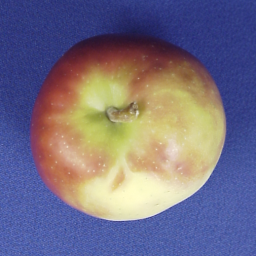
%> input picture LAB1/apple1-000-000.png, 256 x 256 px
$ octave lab1.m   (GNU Octave 9; MATLAB toolbox functions it lacks are replaced by stand-ins)
%> lines starting %> are read from the running program, lines starting %| are printed output that depends on the picture
% taking image as input
i = imread('apple1-000-000.png');
%> i is the input picture: size 256x256x3 uint8; mean R, G, B 115.8, 109.6, 131.1
% displaying the image
% subplot(2,2,1),imshow(i);

% seperating channels
imred = i(:,:,1);
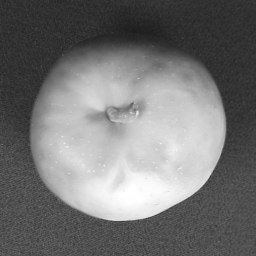
%> imred: size 256x256 uint8; min 26, max 255, mean 115.8
% subplot(2,2,2),imshow(imred);
imgreen = i(:,:,2);
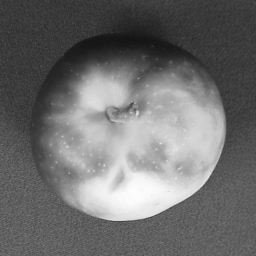
%> imgreen: size 256x256 uint8; min 19, max 254, mean 109.6
% subplot(2,2,3),imshow(imgreen);
imblue = i(:,:,3);
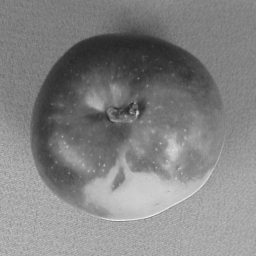
%> imblue: size 256x256 uint8; min 37, max 236, mean 131.1
% subplot(2,2,4),imshow(imblue);

% normalizing values
% figure
nimred = im2double(imred);
% subplot(1,3,1),imshow(nimred);
nimgreen = im2double(imgreen);
% subplot(1,3,2),imshow(nimgreen);
nimblue = im2double(imblue);
% subplot(1,3,3),imshow(nimblue);

% max and min
maxred = max(nimred(:));
%> maxred = 1
maxgreen = max(nimgreen(:));
%> maxgreen = 0.996
maxblue = max(nimblue(:));
%> maxblue = 0.925

minred = min(nimred(:));
%> minred = 0.102
mingreen = min(nimgreen(:));
%> mingreen = 0.0745
minblue = min(nimblue(:));
%> minblue = 0.145

% mean
meanred = mean(nimred(:));
%> meanred = 0.454
meangreen = mean(nimgreen(:));
%> meangreen = 0.43
meanblue = mean(nimblue(:));
%> meanblue = 0.514

% median
medianred = median(nimred(:));
%> medianred = 0.325
mediangreen = median(nimgreen(:));
%> mediangreen = 0.365
medianblue = median(nimblue(:));
%> medianblue = 0.51

% range
rangered = range(nimred(:));
%> rangered = 0.898
rangegreen = range(nimgreen(:));
%> rangegreen = 0.922
rangeblue = range(nimblue(:));
%> rangeblue = 0.78

% standard deviation
stdred = std(nimred(:));
%> stdred = 0.265
stdgreen = std(nimgreen(:));
%> stdgreen = 0.231
stdblue = std(nimblue(:));
%> stdblue = 0.148

% midrange
midred = (maxred+minred)/2;
%> midred = 0.551
midgreen = (maxgreen+mingreen)/2;
%> midgreen = 0.535
midblue = (maxblue+minblue)/2;
%> midblue = 0.535
